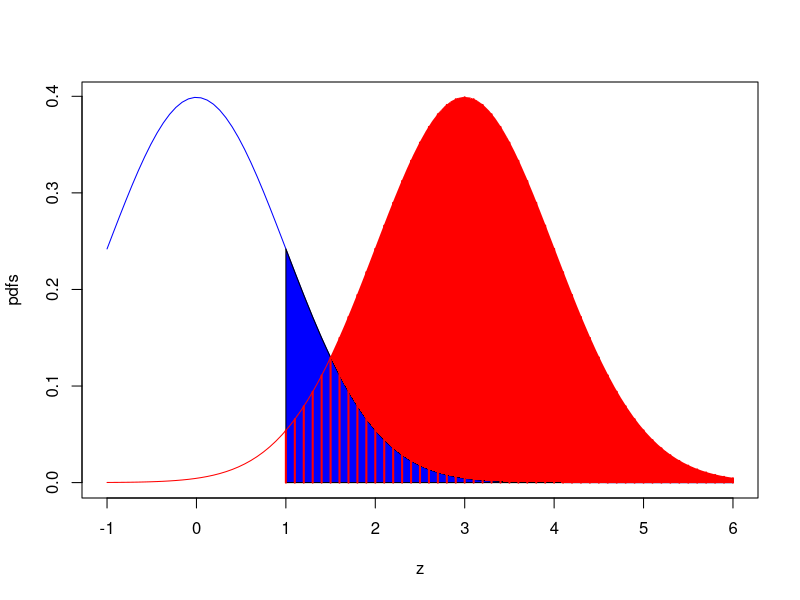

Here is the R script that generated this plot:
#mainShadedPlotsSimple.R
rm(list = ls())
mu <- 3;sigma <- 1;zeta <- 1;options(digits=3)
step <- 0.1

lowerLimit<- -1 # lower limit
upperLimit <- mu + 3*sigma # upper limit

seqNor <- seq(zeta,upperLimit,step)
cord.x <- c(zeta, seqNor,upperLimit)
# need two y-coords at each end point of range;
# one at zero and one at value of function
cord.y <- c(0,dnorm(seqNor),0)
curve(dnorm(x,0,1),xlim=c(lowerLimit,upperLimit),col='blue',
      ylab = "pdfs", xlab ="z")
polygon(cord.x,cord.y,col='blue')

curve(dnorm(x,mu,sigma),xlim=c(lowerLimit,upperLimit), add = TRUE, col = 'red')

crossing <- uniroot(function(x) dnorm(x) - dnorm(x,mu,sigma),
                    lower = 0, upper = 3)$root

crossing <- max(c(zeta, crossing))
seqAbn <- seq(crossing,upperLimit,step)
cord.x <- c(seqAbn, rev(seqAbn))
# reason for reverse
# we want to explicitly define the polygon
# we dont want R to close it

cord.y <- c()
for (i in seq(1,length(cord.x)/2)) {
  cord.y <- c(cord.y,dnorm(cord.x[i],mu, sigma))
}
for (i in seq(1,length(cord.x)/2)) {
  cord.y <- c(cord.y,dnorm(cord.x[length(cord.x)/2+i]))
}
polygon(cord.x,cord.y,lty = 0, col='red')

seqAbn <- seq(zeta,upperLimit,step)
seqAbn <- rep(seqAbn,each = 2)
for (i in seq(1,length(seqAbn), 2)) {
  # define xs and ys of two points, separated only along y-axis
  x <- c(seqAbn[i], seqAbn[i+1])
  y <- c(0,dnorm(seqAbn[i+1], mu, sigma))
  # draw vertical line between them
  lines(x,y, col = 'red', lty = 1, lwd = 2)
}
